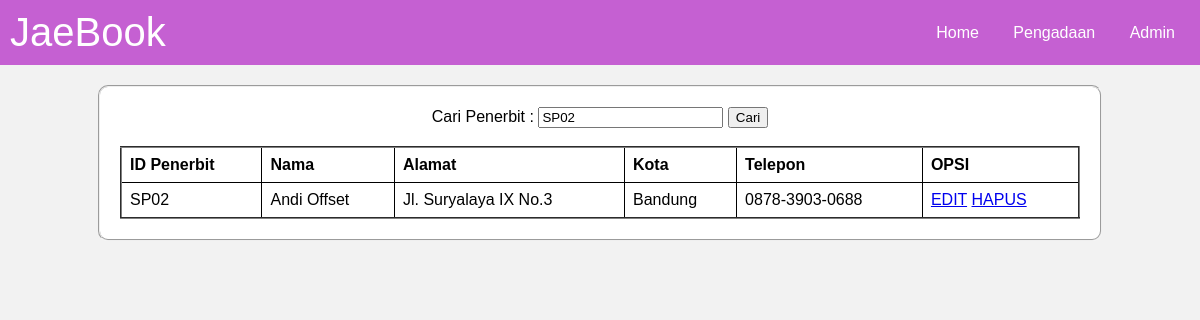
/tokobuku/penerbit.php?kata_cari=SP02, run on the app's committed database.
### tables this page shows
CREATE TABLE `tb_penerbit` (
  `ID_Penerbit` varchar(30) NOT NULL,
  `Nama` varchar(30) NOT NULL,
  `Alamat` varchar(30) NOT NULL,
  `Kota` varchar(30) NOT NULL,
  `Telepon` varchar(30) NOT NULL
);

### tokobuku/penerbit.php (the view, shortened to what this page needs)
<!DOCTYPE html>
<html>
<head>
</head>
<body>
<nav>
        <div id="terraBook">JaeBook</div>
        <div>
            <a href="index.php">Home</a>
            <a href="penerbit.php">Pengadaan</a>
            <a href="admin.php">Admin</a>
        </div>
    </nav>
    <fieldset>
    <form method="GET" action="index.php" style="text-align: center;">
        <label>Cari Penerbit : </label>
        <input type="text" name="kata_cari" value="<?php if(isset($_GET['kata_cari'])) { echo
        $_GET['kata_cari']; } ?>" />
        <button type="submit">Cari</button>
    </form>
        <br>
        <table border="2">
            <thead>
                <tr>
                    <th>ID Penerbit</th>
                    <th>Nama</th>
                    <th>Alamat</th>
                    <th>Kota</th>
                    <th>Telepon</th>
                    <th>OPSI</th>
                </tr>
            </thead>
            <tbody>
                <?php
                include 'koneksi.php';
                if(isset($_GET['kata_cari'])) {
                    $kata_cari = $_GET['kata_cari'];
                    $query = "SELECT * FROM tb_penerbit WHERE ID_Penerbit like '%".$kata_cari."%' OR
                        Nama like '%".$kata_cari."%' ORDER BY ID_Penerbit ASC";
                } else {
                    $query = "SELECT * FROM tb_penerbit ORDER BY ID_Penerbit ASC";
                }
                $result = mysqli_query($koneksi, $query);
                while ($row = mysqli_fetch_assoc($result)) {
                ?>
                <tr>
                    <td><?php echo $row['ID_Penerbit']; ?></td>
                    <td><?php echo $row['Nama']; ?></td>
                    <td><?php echo $row['Alamat']; ?></td>
                    <td><?php echo $row['Kota']; ?></td>
                    <td><?php echo $row['Telepon']; ?></td>
                    <td>
                        <a href="Edit_penerbit.php?id_penerbit=<?php echo $row['id_penerbit']; ?>">EDIT</a>
                        <a href="Delete_penerbit.php?id_penerbit=<?php echo $row['id_penerbit']; ?>">HAPUS</a>
                    </td>
                </tr>
                <?php
                }
                ?>
            </tbody>
        </table>
    </fieldset>
</body>
</html>

### tokobuku/penerbit.php (style rules this page uses)
body { font-family: Arial, sans-serif; background-color: #f2f2f2; margin: 0; padding: 0; }
nav { background-color: #C560D2; overflow: hidden; display: flex; justify-content: space-between; align-items: center; padding: 10px; }
nav a { color: white; text-align: center; text-decoration: none; padding: 10px; margin: 0 5px; }
#terraBook { font-size: 40px; font-family: 'Arial', sans-serif; color: white; }
fieldset { width: 80%; margin: auto; margin-top: 20px; background-color: white; padding: 20px; border-radius: 10px; }
table { width: 100%; border-collapse: collapse; }
th, td { border: 1px solid black; padding: 8px; text-align: left; }

### data on the page
tb_penerbit: ID_Penerbit "SP02", Nama "Andi Offset", Alamat "Jl. Suryalaya IX No.3", Kota "Bandung", Telepon "0878-3903-0688"
